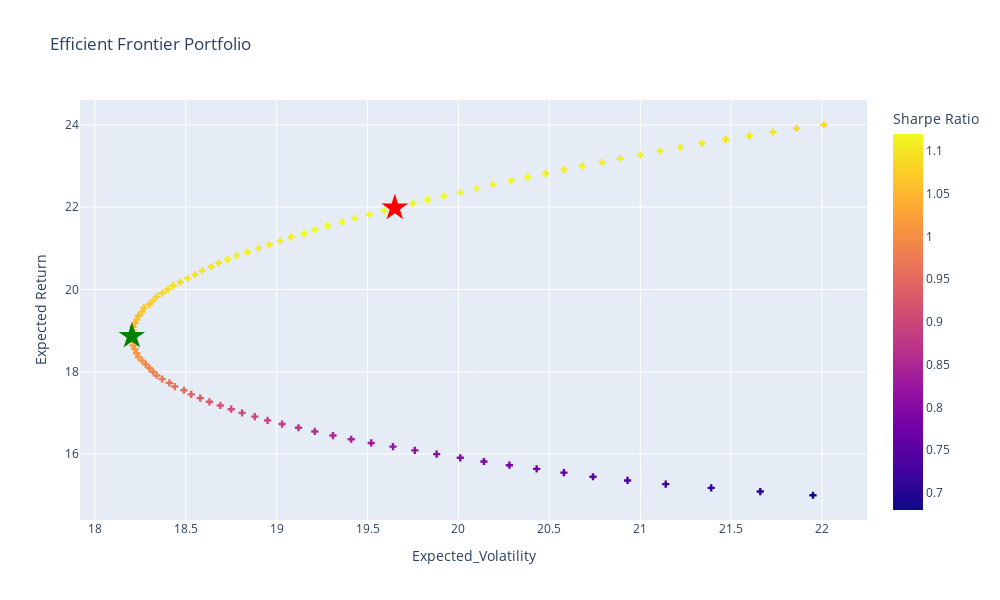

Here is the notebook cell this chart was saved with:
### Code cell
# Plot efficient frontier portfolio
fig = px.scatter(
    efport, x='targetvols', y='targetrets',  color='targetsharpe',
    labels={'targetrets': 'Expected Return', 'targetvols': 'Expected_Volatility','targetsharpe': 'Sharpe Ratio'}, title="Efficient Frontier Portfolio"
     ).update_traces(mode='markers', marker=dict(symbol='cross'))

# Plot maximum sharpe portfolio
fig.add_scatter(
    mode='markers',
    x=[100*portfolio_stats(opt_sharpe['x'])[1]],
    y=[100*portfolio_stats(opt_sharpe['x'])[0]],
    marker=dict(color='red', size=20, symbol='star'),
    name = 'Max Sharpe'
).update(layout_showlegend=False)

# Plot minimum variance portfolio
fig.add_scatter(
    mode='markers',
    x=[100*portfolio_stats(opt_var['x'])[1]],
    y=[100*portfolio_stats(opt_var['x'])[0]],
    marker=dict(color='green', size=20, symbol='star'),
    name = 'Min Variance'
).update(layout_showlegend=False)

# Show spikes
fig.update_xaxes(showspikes=True)
fig.update_yaxes(showspikes=True)

# Plot the graph
fig.show()

### Figure 1 — Plotly figure (JSON) as saved in the notebook; plotly's stock layout.template omitted (floating-point values rounded to 4 significant figures)
{"data": [{"hovertemplate": "Expected_Volatility=%{x}<br>Expected Return=%{y}<br>Sharpe Ratio=%{marker.color}<extra></extra>", "legendgroup": "", "marker": {"color": [0.68, 0.7, 0.71, 0.72, 0.73, 0.75, 0.76, 0.77, 0.78, 0.79, 0.8, 0.8, 0.81, 0.82, 0.83, 0.84, 0.85, 0.86, 0.87, 0.88, 0.89, 0.9, 0.9, 0.91, 0.92, 0.93, 0.93, 0.94, 0.95, 0.96, 0.96, 0.97, 0.98, 0.98, 0.99, 0.99, 1, 1.01, 1.01, 1.02, 1.02, 1.03, 1.03, 1.04, 1.04, 1.05, 1.05, 1.06, 1.06, 1.07, 1.07, 1.07, 1.08, 1.08, 1.08, 1.09, 1.09, 1.09, 1.1, 1.1, 1.1, 1.1, 1.1, 1.11, 1.11, 1.11, 1.11, 1.11, 1.11, 1.11, 1.12, 1.12, 1.12, 1.12, 1.12, 1.12, 1.12, 1.12, 1.12, 1.12, 1.12, 1.12, 1.12, 1.12, 1.12, 1.12, 1.11, 1.11, 1.11, 1.11, 1.11, 1.11, 1.11, 1.11, 1.1, 1.1, 1.1, 1.1, 1.09, 1.09], "coloraxis": "coloraxis", "symbol": "cross"}, "mode": "markers", "name": "", "orientation": "v", "showlegend": false, "type": "scatter", "x": [21.95, 21.66, 21.39, 21.14, 20.93, 20.74, 20.58, 20.43, 20.28, 20.14, 20.01, 19.88, 19.76, 19.64, 19.52, 19.41, 19.31, 19.21, 19.12, 19.03, 18.95, 18.88, 18.81, 18.75, 18.69, 18.63, 18.58, 18.53, 18.49, 18.44, 18.41, 18.37, 18.34, 18.32, 18.3, 18.28, 18.26, 18.24, 18.23, 18.22, 18.21, 18.21, 18.2, 18.2, 18.21, 18.21, 18.22, 18.23, 18.24, 18.26, 18.27, 18.3, 18.32, 18.34, 18.37, 18.4, 18.43, 18.47, 18.51, 18.55, 18.59, 18.64, 18.68, 18.73, 18.78, 18.84, 18.9, 18.96, 19.02, 19.08, 19.15, 19.21, 19.28, 19.36, 19.43, 19.51, 19.59, 19.67, 19.75, 19.83, 19.92, 20.01, 20.1, 20.19, 20.29, 20.38, 20.48, 20.58, 20.68, 20.79, 20.89, 21, 21.11, 21.22, 21.34, 21.47, 21.6, 21.73, 21.86, 22.01], "xaxis": "x", "y": [15, 15.09, 15.18, 15.27, 15.36, 15.45, 15.55, 15.64, 15.73, 15.82, 15.91, 16, 16.09, 16.18, 16.27, 16.36, 16.45, 16.55, 16.64, 16.73, 16.82, 16.91, 17, 17.09, 17.18, 17.27, 17.36, 17.45, 17.55, 17.64, 17.73, 17.82, 17.91, 18, 18.09, 18.18, 18.27, 18.36, 18.45, 18.55, 18.64, 18.73, 18.82, 18.91, 19, 19.09, 19.18, 19.27, 19.36, 19.45, 19.55, 19.64, 19.73, 19.82, 19.91, 20, 20.09, 20.18, 20.27, 20.36, 20.45, 20.55, 20.64, 20.73, 20.82, 20.91, 21, 21.09, 21.18, 21.27, 21.36, 21.45, 21.55, 21.64, 21.73, 21.82, 21.91, 22, 22.09, 22.18, 22.27, 22.36, 22.45, 22.55, 22.64, 22.73, 22.82, 22.91, 23, 23.09, 23.18, 23.27, 23.36, 23.45, 23.55, 23.64, 23.73, 23.82, 23.91, 24], "yaxis": "y"}, {"marker": {"color": "red", "size": 20, "symbol": "star"}, "mode": "markers", "name": "Max Sharpe", "type": "scatter", "x": [19.65], "y": [21.98]}, {"marker": {"color": "green", "size": 20, "symbol": "star"}, "mode": "markers", "name": "Min Variance", "type": "scatter", "x": [18.2], "y": [18.86]}], "layout": {"coloraxis": {"colorbar": {"title": {"text": "Sharpe Ratio"}}, "colorscale": [[0, "#0d0887"], [0.1111, "#46039f"], [0.2222, "#7201a8"], [0.3333, "#9c179e"], [0.4444, "#bd3786"], [0.5556, "#d8576b"], [0.6667, "#ed7953"], [0.7778, "#fb9f3a"], [0.8889, "#fdca26"], [1, "#f0f921"]]}, "height": 600, "legend": {"tracegroupgap": 0}, "showlegend": false, "title": {"text": "Efficient Frontier Portfolio"}, "width": 1000, "xaxis": {"anchor": "y", "autorange": true, "domain": [0, 1], "range": [17.92, 22.25], "showspikes": true, "title": {"text": "Expected_Volatility"}, "type": "linear"}, "yaxis": {"anchor": "x", "autorange": true, "domain": [0, 1], "range": [14.4, 24.6], "showspikes": true, "title": {"text": "Expected Return"}, "type": "linear"}}}
